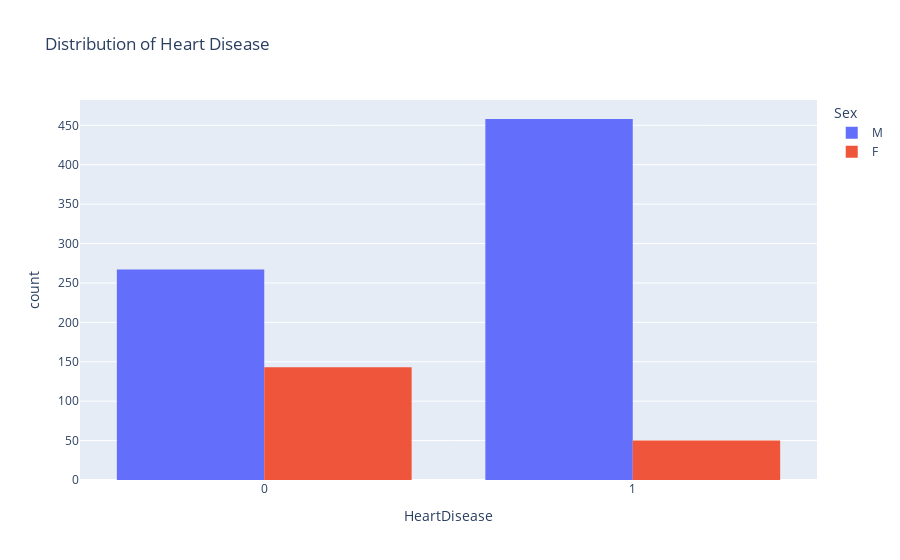

Here is the notebook cell this chart was saved with:
### Markdown cell above
Distribution of Heart Disease (Male to Female)

### Code cell
fig = px.histogram(df, 
                   x="HeartDisease", 
                   color="Sex", 
                   hover_data=df.columns,
                   title="Distribution of Heart Disease",
                   barmode="group")
fig.show()

### Figure 1 — Plotly figure (JSON) as saved in the notebook; plotly's stock layout.template omitted (floating-point values rounded to 4 significant figures; data arrays with more than 128 entries replaced by an {"elided": "..."} marker saying what was removed)
{"data": [{"alignmentgroup": "True", "bingroup": "x", "hovertemplate": "Sex=M<br>HeartDisease=%{x}<br>count=%{y}<extra></extra>", "legendgroup": "M", "marker": {"color": "#636efa", "pattern": {"shape": ""}}, "name": "M", "offsetgroup": "M", "orientation": "v", "showlegend": true, "type": "histogram", "x": {"elided": "725 int values"}, "xaxis": "x", "yaxis": "y"}, {"alignmentgroup": "True", "bingroup": "x", "hovertemplate": "Sex=F<br>HeartDisease=%{x}<br>count=%{y}<extra></extra>", "legendgroup": "F", "marker": {"color": "#EF553B", "pattern": {"shape": ""}}, "name": "F", "offsetgroup": "F", "orientation": "v", "showlegend": true, "type": "histogram", "x": {"elided": "193 int values"}, "xaxis": "x", "yaxis": "y"}], "layout": {"barmode": "group", "legend": {"title": {"text": "Sex"}, "tracegroupgap": 0}, "title": {"text": "Distribution of Heart Disease"}, "xaxis": {"anchor": "y", "domain": [0, 1], "title": {"text": "HeartDisease"}}, "yaxis": {"anchor": "x", "domain": [0, 1], "title": {"text": "count"}}}}
